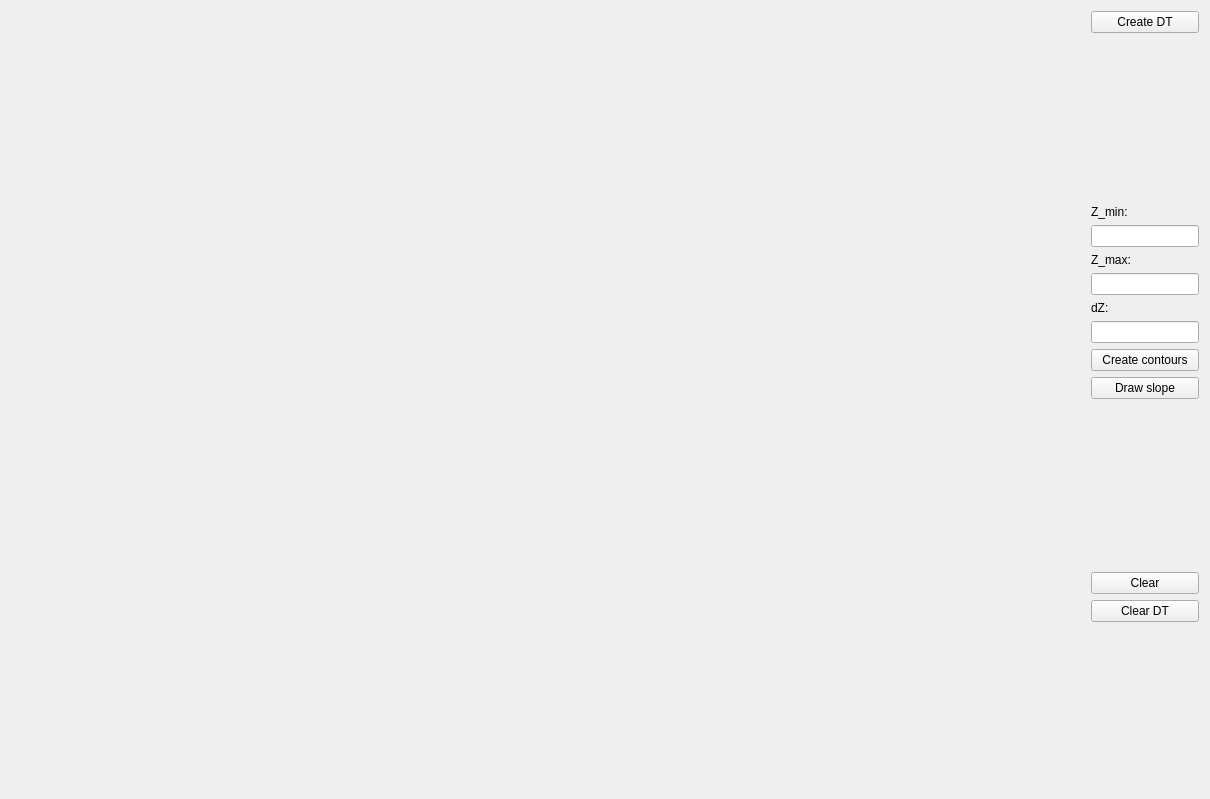
<?xml version="1.0" encoding="UTF-8"?>
<ui version="4.0">
 <class>Widget</class>
 <widget class="QWidget" name="Widget">
  <property name="geometry">
   <rect>
    <x>0</x>
    <y>0</y>
    <width>1210</width>
    <height>799</height>
   </rect>
  </property>
  <property name="windowTitle">
   <string>DTM</string>
  </property>
  <layout class="QHBoxLayout" name="horizontalLayout">
   <item>
    <widget class="Draw" name="Canvas" native="true">
     <property name="sizePolicy">
      <sizepolicy hsizetype="Preferred" vsizetype="Preferred">
       <horstretch>1</horstretch>
       <verstretch>1</verstretch>
      </sizepolicy>
     </property>
    </widget>
   </item>
   <item>
    <layout class="QVBoxLayout" name="verticalLayout">
     <item>
      <widget class="QPushButton" name="pushButton">
       <property name="text">
        <string>Create DT</string>
       </property>
      </widget>
     </item>
     <item>
      <spacer name="verticalSpacer_3">
       <property name="orientation">
        <enum>Qt::Vertical</enum>
       </property>
       <property name="sizeHint" stdset="0">
        <size>
         <width>20</width>
         <height>40</height>
        </size>
       </property>
      </spacer>
     </item>
     <item>
      <widget class="QLabel" name="label">
       <property name="text">
        <string>Z_min:</string>
       </property>
      </widget>
     </item>
     <item>
      <widget class="QLineEdit" name="lineEdit"/>
     </item>
     <item>
      <widget class="QLabel" name="label_2">
       <property name="text">
        <string>Z_max:</string>
       </property>
      </widget>
     </item>
     <item>
      <widget class="QLineEdit" name="lineEdit_2"/>
     </item>
     <item>
      <widget class="QLabel" name="label_3">
       <property name="text">
        <string>dZ:</string>
       </property>
      </widget>
     </item>
     <item>
      <widget class="QLineEdit" name="lineEdit_3"/>
     </item>
     <item>
      <widget class="QPushButton" name="pushButton_3">
       <property name="text">
        <string>Create contours</string>
       </property>
      </widget>
     </item>
     <item>
      <widget class="QPushButton" name="pushButton_DrawSlope">
       <property name="text">
        <string>Draw slope</string>
       </property>
      </widget>
     </item>
     <item>
      <spacer name="verticalSpacer">
       <property name="orientation">
        <enum>Qt::Vertical</enum>
       </property>
       <property name="sizeHint" stdset="0">
        <size>
         <width>20</width>
         <height>40</height>
        </size>
       </property>
      </spacer>
     </item>
     <item>
      <widget class="QPushButton" name="pushButton_2">
       <property name="text">
        <string>Clear</string>
       </property>
      </widget>
     </item>
     <item>
      <widget class="QPushButton" name="pushButton_cleardt">
       <property name="text">
        <string>Clear DT</string>
       </property>
      </widget>
     </item>
     <item>
      <spacer name="verticalSpacer_2">
       <property name="orientation">
        <enum>Qt::Vertical</enum>
       </property>
       <property name="sizeHint" stdset="0">
        <size>
         <width>20</width>
         <height>40</height>
        </size>
       </property>
      </spacer>
     </item>
    </layout>
   </item>
  </layout>
 </widget>
 <customwidgets>
  <customwidget>
   <class>Draw</class>
   <extends>QWidget</extends>
   <header location="global">draw.h</header>
   <container>1</container>
  </customwidget>
 </customwidgets>
 <resources/>
 <connections/>
</ui>
